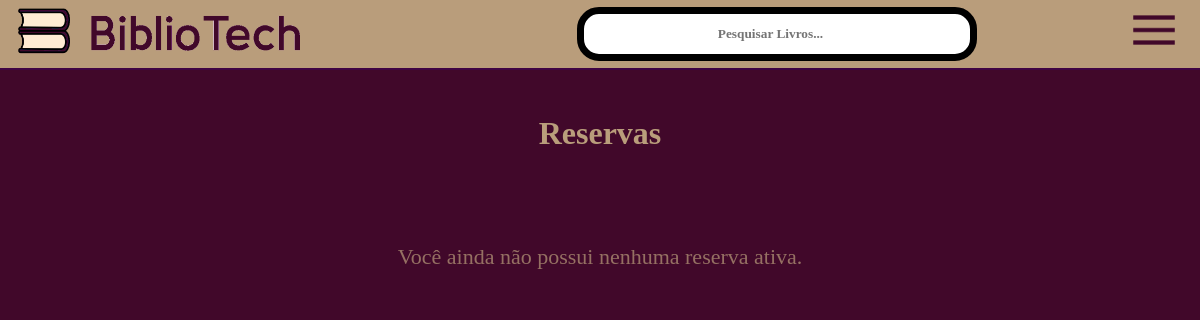
The app's page /minhas-reservas/ (signed in), older data.
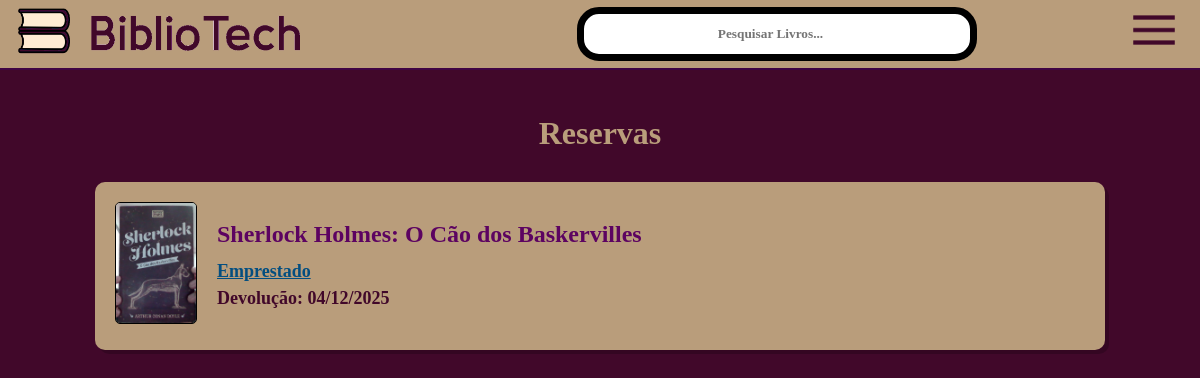
The same page, newer data.
### core/models.py (models this page shows, shortened)
class Reserva(models.Model):
    STATUS_CHOICES = [
        ('preparando', 'Em Preparação'),
        ('aguardando', 'Aguardando Retirada'),
        ('ativa', 'Retirado'),
        ('devolvido', 'Devolvido'),
        ('atrasado', 'Atrasado'),
    ]
    livro = models.ForeignKey(Livro, on_delete=models.CASCADE)
    usuario = models.ForeignKey(settings.AUTH_USER_MODEL, on_delete=models.CASCADE)
    data_reserva = models.DateField(auto_now_add=True)
    data_disponivel = models.DateField(null=True, blank=True)
    data_emprestimo = models.DateField(null=True, blank=True)
    data_devolucao = models.DateField(null=True, blank=True)
    status = models.CharField(max_length=20, choices=STATUS_CHOICES, default='preparando')
    data_devolucao_efetiva = models.DateField(null=True, blank=True)
    observacoes = models.TextField(blank=True, null=True)

class Livro(models.Model):
    titulo = models.CharField(max_length=200)
    autor = models.CharField(max_length=200)
    editora = models.CharField(max_length=100)
    categorias = models.ManyToManyField(Categoria, blank=True)
    capa = models.ImageField(upload_to='capas_livros/', default='capas_livros/default.png')
    rating = models.DecimalField(max_digits=3, decimal_places=2, default=5.0)
    data_limite_dias = models.IntegerField(default=15)
    quantidade = models.PositiveIntegerField(default=1)
    corredor = models.CharField(max_length=50, blank=True, null=True)
    prateleira = models.CharField(max_length=50, blank=True, null=True)

### core/views.py (the view)
# urls.py: path('minhas-reservas/', views.reservas_cliente_view, name='reservas_cliente'),
@login_required
def reservas_cliente_view(request):
    reservas = Reserva.objects.filter(usuario=request.user).exclude(status='devolvido').order_by('-data_reserva')
    return render(request, 'core/reservas_cliente.html', {'reservas': reservas})

### core/templates/core/reservas_cliente.html
{% extends 'core/base.html' %}
{% load static %}
{% block content %}
<div class="container-pagina-reservas">
    <div class="page-header">
        <h1>Reservas</h1>
    </div>
    <div class="lista-reservas">
        {% for reserva in reservas %}
        <a href="{% url 'livro_detalhe' reserva.livro.id %}" class="reservation-card">
            <div class="cover-das-reservas">
                <img src="{{ reserva.livro.capa.url }}" alt="Capa do {{ reserva.livro.titulo }}">
            </div>
            <div class="detalhes-da-reserva">
                <h3>{{ reserva.livro.titulo }}</h3>
                {% if reserva.status == 'preparando' %}
                    <p style="color: #f7d036; text-decoration:underline;">Em preparação</p>
                    <p>Pronto em: {{ reserva.data_disponivel|date:"d/m/Y" }}</p>
                {% elif reserva.status == 'aguardando' %}
                    <p style="color: #003100; font-weight: bold; text-decoration:underline;">PRONTO PARA RETIRADA!</p>
                    <p>Vá até a biblioteca.</p>
                {% elif reserva.status == 'ativa' %}
                    <p style="color: #034e80; text-decoration:underline;">Emprestado</p>
                    <p>Devolução: {{ reserva.data_devolucao|date:"d/m/Y" }}</p>
                {% elif reserva.status == 'atrasado' %}
                    <p style="color: #940303; font-weight: bold; text-decoration:underline;">ATRASADO</p>
                    <p>Devolução era: {{ reserva.data_devolucao|date:"d/m/Y" }}</p>
                {% endif %}
            </div>
        </a>
        {% empty %}
            <p class="vazio">Você ainda não possui nenhuma reserva ativa.</p>
        {% endfor %}
    </div>
</div>
{% endblock %}

Row changes from the older to the newer data that the page shows:
added Reserva: livro.capa (picture), livro.titulo "Sherlock Holmes: O Cão dos Baskervilles", data_devolucao "04/12/2025"
Text that changed along with them:
text no longer shown: "Você ainda não possui nenhuma reserva ativa."
